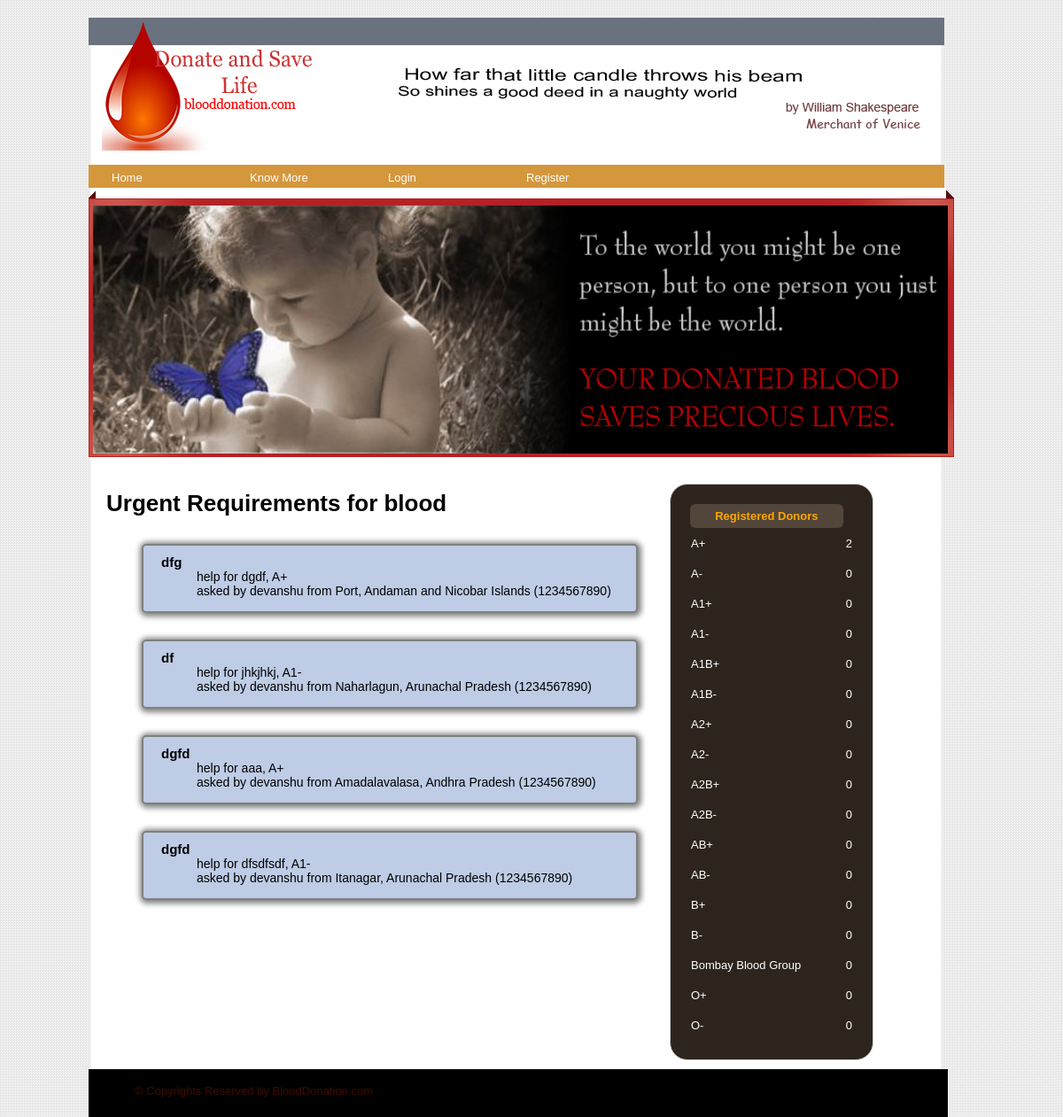
The page / on the database its author committed.
### tables this page shows
CREATE TABLE `urgentblood` (
  `username` varchar(75) NOT NULL DEFAULT '',
  `bloodgroup` varchar(45) NOT NULL DEFAULT '',
  `name` varchar(45) NOT NULL DEFAULT '',
  `mobile` varchar(10) NOT NULL DEFAULT '',
  `location` varchar(45) NOT NULL DEFAULT '',
  `state` varchar(45) NOT NULL DEFAULT '',
  `city` varchar(200) NOT NULL DEFAULT '',
  `message` varchar(400) NOT NULL DEFAULT ''
);

### model/main_model.php (called while the page is built, shortened)
<?php
require_once 'model/urgent.php';
class Functions {
    function getBloodGroups() {
        $con = get_connection();
        $result = mysqli_query($con, "select * from bloodgroup");
        $buffer = array();
        while ($row = mysqli_fetch_array($result)) {
            array_push($buffer, $row["bloodgroup"]);
        }
        return $buffer;
    }
    function getUrgentRequirements() {
        $con = get_connection();
        $result = mysqli_query($con, "select * from urgentblood");
        $buffer = array();
        while ($row = mysqli_fetch_array($result)) {
            $urgent = new urgent($row["username"], $row["bloodgroup"], $row["name"], $row["mobile"], $row["location"], $row["state"], $row["city"], $row["message"]);
            array_push($buffer, $urgent);
        }
        return $buffer;
    }
}
?>

### controller/controller.php (called while the page is built, shortened)
<?php
include_once 'model/main_model.php';
class Controller {
    public $model;
    function __construct() {
        $this->model = new Functions();
    }
    function getBloodGroups() {
        $buffer = $this->model->getBloodGroups();
        return $buffer;
    }
    function getUrgentRequirements() {
        $buffer = $this->model->getUrgentRequirements();
        return $buffer;
    }
}
?>

### model/urgent.php (called while the page is built, shortened)
<?php
class urgent {
    function __construct($username, $bloodgroup, $receiptantname, $mobile, $location, $state, $city, $message) {
        $this->username = $username;
        $this->bloodgroup = $bloodgroup;
        $this->receiptantname = $receiptantname;
        $this->mobile = $mobile;
        $this->state = $state;
        $this->city = $city;
        $this->message = $message;
    }
}
?>

### content/wallIndex.php (the view, shortened to what this page needs)
<?php
    include_once 'controller/controller.php';
?>
<h1>Urgent Requirements for blood</h1>
<ul class="quotes">
<?php
    $controller = new Controller();
    $buffer = $controller->getUrgentRequirements();
?>
<?php
    foreach ($buffer as $val) {
?>
        <div class="post">
            <div class="post-container">
                <li class="message"><div id="message-body"><?php echo $val->message; ?></div>
                    <ul class="message_section">
                        <li class="author">help for <?php echo $val->receiptantname; ?>, <?php echo $val->bloodgroup; ?></li>
                        <li class="author">asked by <?php echo $val->username; ?> from <?php echo $val->city; ?>, <?php echo $val->state; ?> (<?php echo $val->mobile; ?>)</li>
                    </ul>
                </li>
            </div>
        </div>
<?php
    }
?>
</ul>

### index.php (shortened to what this page needs)
<!DOCTYPE html>
<html lang="en">
    <head>
        <link rel="stylesheet" type="text/css" href="assets/css/style.css"/>
    </head>
    <body>
        <div id="main-container">
            <nav id="topnav" class="topnav">
                <?php include 'nav.php'; ?>
            </nav>
            <div id="banner">
                <?php include 'banner.php'; ?>
            </div>
            <div id="content-area">
                <div id="content">
                    <?php include 'content/wallIndex.php'; ?>
                </div>
                <div id="rightarea">
                    <?php include 'donorlist.php'; ?>
                </div>
            </div>
            <div id="footer">
                <?php include 'footer.php'; ?>
            </div>
        </div>
    </body>
</html>

### nav.php (shortened to what this page needs)
<img src="assets/images/blooddonation_logo_banner.png"/>
<ul id="topnavul" class="topnav">
    <?php
        if (isset($_SESSION['username'])) {
    ?>
            <li><a href="wall.php">Home</a></li>
    <?php
        } else {
    ?>
            <li><a href=".">Home</a></li>
    <?php
        }
    ?>
    <li>
        <a href="javascript:void(0)">Know More</a>
    </li>
    <?php
        if (isset($_SESSION['username'])) {
            ?>
            <li><a href="urgent.php">Urgent Requirement</a></li>
            <li><a href="logout.php">Logout</a></li>
            <?php
        } else {
    ?>
        <li><a href="login.php">Login</a></li>
        <li><a href="register.php">Register</a></li>
    <?php
        }
    ?>
</ul>

### banner.php
<div id="middle_banner">
    <img src="assets/images/blooddonation_banner.png" width="965" height="280" alt="" id="banner-pic"/>
</div>

### donorlist.php
<div id="rightarea-content">
    <table id="register_table">
        <th id="heading" class="table_title">Registered Donors</th>
        <?php
            include_once 'controller/controller.php';
            $controller = new Controller();
            $buffer = $controller->getRegisteredDonors();
            $groups = $controller->getBloodGroups();
            $count = 0;
            foreach ($buffer as $val) {
        ?>
                <tr>
                    <td>
                        <?php echo $groups[$count] ?>
                    </td>
                    <td>
                        <?php echo $val ?>
                    </td>
                </tr>
        <?php
                $count = $count + 1;
            }
        ?>
    </table>
</div>

### footer.php
<div id="footer-container">
	<div id="text">© Copyrights Reserved by BloodDonation.com</div>
</div>

### assets/css/style.css (style rules this page uses)
body { background:url(../images/bg.gif) repeat; width: 1000px; margin:0px; padding:0px; font-size:13px; font-family:Arial, Helvetica, sans-serif; color:#000; margin:20px auto auto auto; text-align: justify; }
#topnav { background: #6A717F; height: 2.4em; }
#main-container { width:966px; background:url(../images/center_bg_repeat.gif) repeat-y center; margin: 20px 0px 0px 0px; }
.topnav > ul,.topnav > ul li, .topnav > li ul.subnav li, .topnav li ul.subnav { border: 0; padding: 0; list-style: none; }
.topnav > ul { background: #D5973C; height: 2em; }
.topnav > li { position: relative; }
.topnav > ul li { display: inline-block; float: left; }
.topnav > ul li a { text-decoration: none; display: block; width: 10em; color: white; line-height: 1.7em; font-size: 1em; padding: 0.3em 0em 0em 2em; }
#middle_banner { width:977px; height:304px; background: url(../images/middle_banner_bg.gif) no-repeat center; }
#banner-pic { margin:20px auto auto 5px; }
#banner { width: 977px; }
#content-area { margin: 20px 20px 0px 20px; }
#content { width: 600px; float: left; }
#rightarea { float: right; width: 300px; }
#rightarea-content { margin: 10px 10px 10px 10px; }
#register_table { background-color:#2d251d; border:1px solid #cccccc; width: 230px; -webkit-border-radius:20px; -moz-border-radius:20px; border-radius:20px; padding:20px; color:white; line-height:30px; display:inline-block; vertical-align: top; }
.table_title { color:orange; line-height:25px; font-weight:bold; font-size:13px; font-family:arial; border-radius:6px 6px 6px 6px; -webkit-border-radius:6px 6px 6px 6px; -moz-border-radius:6px 6px 6px 6px; width:100%; background-color:#52463b; text-align:center; vertical-align:middle; }
.post { display: block; border: 2px solid grey; margin: 0 auto; margin-top: 30px; -moz-box-shadow: 1px 1px 6px 3px grey; -webkit-box-shadow: 1px 1px 6px 3px grey; box-shadow: 1px 1px 6px 3px grey; padding-bottom: 5px; list-style: none; background-color: #BECCE5; -webkit-border-radius:5px; -moz-border-radius:5px; border-radius:5px; }
.post-container { list-style:none; margin: 10px 20px; }
.post-container li { list-style:none; text-decoration: none; }
.message { font-size: 14px; }
#message-body { font-size: 15px; font-weight: bold; }
#footer-container { color: #400C00; background: black; width: 966px; height: 50px; border: 2px solid black; }
#text { margin: 15px auto auto 50px; padding: 0 0 0 0; }

### rows shown on the page
urgentblood: message "dfg", name "dgdf", bloodgroup "A+", username "devanshu", city "Port", state "Andaman and Nicobar Islands", mobile "1234567890"
urgentblood: message "df", name "jhkjhkj", bloodgroup "A1-", username "devanshu", city "Naharlagun", state "Arunachal Pradesh", mobile "1234567890"
urgentblood: message "dgfd", name "aaa", bloodgroup "A+", username "devanshu", city "Amadalavalasa", state "Andhra Pradesh", mobile "1234567890"
urgentblood: message "dgfd", name "dfsdfsdf", bloodgroup "A1-", username "devanshu", city "Itanagar", state "Arunachal Pradesh", mobile "1234567890"

### other values the page prints
$val "2"
$groups[$count] "A-"
$val "0"
$groups[$count] "A1+"
$groups[$count] "A1-"
$groups[$count] "A1B+"
$groups[$count] "A1B-"
$groups[$count] "A2+"
$groups[$count] "A2-"
$groups[$count] "A2B+"
$groups[$count] "A2B-"
$groups[$count] "AB+"
$groups[$count] "AB-"
$groups[$count] "B+"
$groups[$count] "B-"
